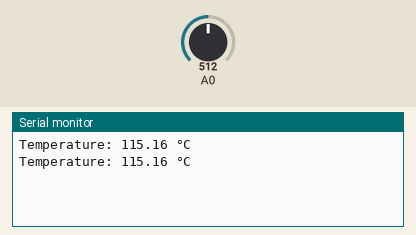
Recording of a sketch running on a simulated Arduino Uno, built with avr-gcc and run on an emulated ATmega328P. Parts: the last lines printed to the serial monitor. Inputs (shaded band) come from the test bench; at power-on: A0 = 512.

Above: at 2.8 s.
2.9 s: A0 set to 716
At 5.1 s:
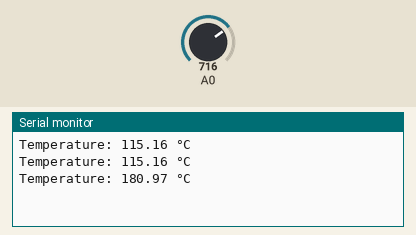
5.6 s: A0 set to 900
At 6.6 s:
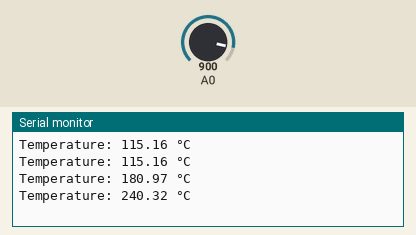
Timing chart, 0 to 8.6 s (numbered marks = the images above; inputs shaded):
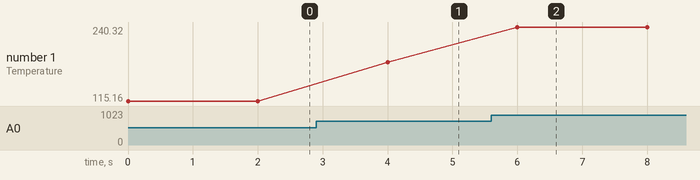

Measured:
- after the input at 2.9 s, the serial monitor: prints a new line after 1.1 s (image 1)
- after the input at 5.6 s, the serial monitor: prints a new line after 0.40 s (image 2)
- plotted number 1: 115.16 → 180.97 after the input at 2.9 s, 180.97 → 240.32 after the input at 5.6 s

The sketch:

sensor_reading.ino
```cpp
void setup() {
  Serial.begin(9600);
}

void loop() {
  int sensorValue = analogRead(A0);

  float voltage = sensorValue * (3.3 / 1023.0);
  float temperatureC = (voltage - 0.5) * 100;

  Serial.print("Temperature: ");
  Serial.print(temperatureC);
  Serial.println(" °C");

  delay(2000);
}
```
